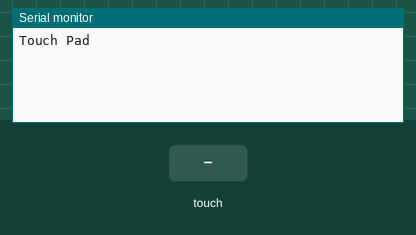
Simulated run of this sketch. Board: Arduino Leonardo, built with avr-gcc and run on an emulated ATmega32U4. Parts: the last lines printed to the serial monitor. The inputs (shaded band) are chosen by the test bench.

Above: at 1.2 s.
1.3 s: touch panel pressed at 13 % / 10 % of its raw x / y range
At 1.9 s:
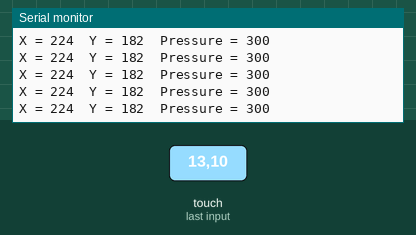
2.8 s: touch panel pressed at 38 % / 10 % of its raw x / y range
At 4.3 s:
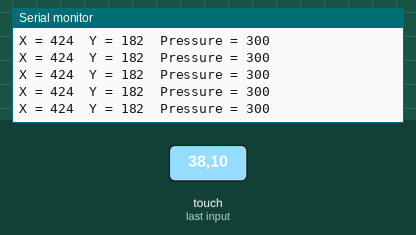

The sketch:

touchpad.ino
```cpp
#include <SPI.h>
#include "TouchScreen.h"

#define YP A3   // A2 A2
#define XM A2   // A3 A3
#define YM 11   // 10 11
#define XP 10   // 11 10

TouchScreen ts = TouchScreen(XP, YP, XM, YM, 300);

void setup(void) {
  while (!Serial);     // used for leonardo debugging

  Serial.begin(115200);
  Serial.println(F("Touch Pad"));
}

void loop()
{
  TSPoint p = ts.getPoint();
  if(p.z > 10)
  {
    Serial.print("X = "); Serial.print(p.x);
    Serial.print("\tY = "); Serial.print(p.y);
    Serial.print("\tPressure = "); Serial.println(p.z);
  }
}
```

Measured:
- after the input at 1.3 s, the serial monitor: prints a new line at once (image 1)
- after the input at 2.8 s, the serial monitor: prints a new line at once (image 2)
